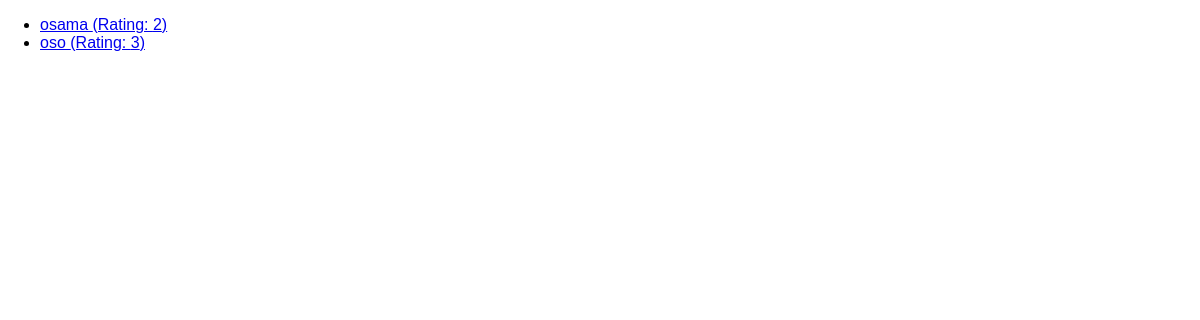
/reviews, run on an earlier commit of the app's database.
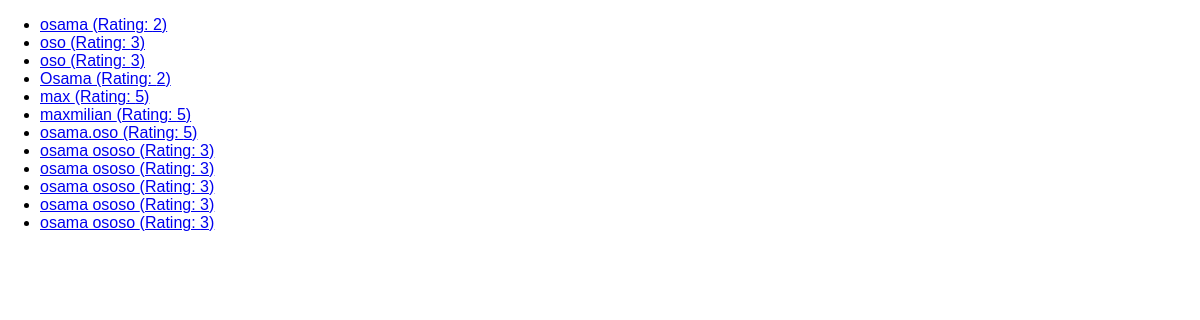
And on a later commit of the database.
### reviews/models.py (models this page shows)
class reviews(models.Model):
    user_name = models.CharField(max_length=100)
    review_text = models.TextField()
    rating = models.IntegerField()

### reviews/views.py (the view)
# urls.py: path("reviews", views.ReviewsListViews.as_view()),
class ReviewsListViews(ListView):
    template_name = "reviews/review_list.html"
    model = reviews
    context_object_name = "reviews"

### reviews/templates/reviews/review_list.html (shortened to what this page needs)
{% extends 'reviews/base.html' %}
{% block content %}
<ul>
  {% for review in reviews %}
  <li>
    <a href="{% url 'review-details' review.id %}">{{review.user_name}} (Rating: {{review.rating}})</a>
  </li>
  {% endfor %}
</ul>
{% endblock content %}

### reviews/templates/reviews/base.html (shortened to what this page needs)
{% load static %}
<!DOCTYPE html>
<html lang="en">
<head>
  <link rel="stylesheet" href="{% static 'reviews/styles.css' %}">
</head>
<body>
  {% block content %}{% endblock content %}
</body>
</html>

### reviews/static/reviews/styles.css (style rules this page uses)
body { margin: 0; font-family: sans-serif; }

What changed in the data, as far as the page shows it:
added reviews: user_name "oso", rating "3"
added reviews: user_name "Osama", rating "2"
added reviews: user_name "max", rating "5"
added reviews: user_name "maxmilian", rating "5"
added reviews: user_name "osama.oso", rating "5"
added reviews: user_name "osama ososo", rating "3"
added reviews: user_name "osama ososo", rating "3"
added reviews: user_name "osama ososo", rating "3"
added reviews: user_name "osama ososo", rating "3"
added reviews: user_name "osama ososo", rating "3"
